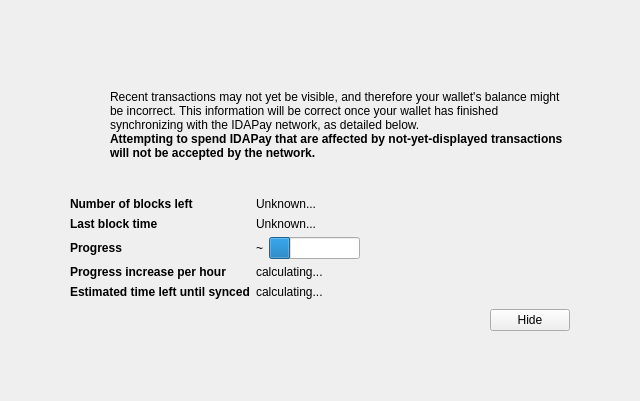
<?xml version="1.0" encoding="UTF-8"?>
<ui version="4.0">
 <class>ModalOverlay</class>
 <widget class="ModalOverlay" name="ModalOverlay">
  <property name="geometry">
   <rect>
    <x>0</x>
    <y>0</y>
    <width>640</width>
    <height>401</height>
   </rect>
  </property>
  <property name="windowTitle">
   <string>Form</string>
  </property>
  <layout class="QVBoxLayout" name="verticalLayout" stretch="0">
   <property name="sizeConstraint">
    <enum>QLayout::SetDefaultConstraint</enum>
   </property>
   <property name="leftMargin">
    <number>0</number>
   </property>
   <property name="topMargin">
    <number>0</number>
   </property>
   <property name="rightMargin">
    <number>0</number>
   </property>
   <property name="bottomMargin">
    <number>0</number>
   </property>
   <item>
    <widget class="QWidget" name="bgWidget" native="true">
     <property name="styleSheet">
      <string notr="true"/>
     </property>
     <layout class="QVBoxLayout" name="verticalLayoutMain" stretch="0">
      <property name="leftMargin">
       <number>60</number>
      </property>
      <property name="topMargin">
       <number>60</number>
      </property>
      <property name="rightMargin">
       <number>60</number>
      </property>
      <property name="bottomMargin">
       <number>60</number>
      </property>
      <item>
       <widget class="QWidget" name="contentWidget" native="true">
        <property name="styleSheet">
         <string notr="true"/>
        </property>
        <layout class="QVBoxLayout" name="verticalLayoutSub" stretch="1,0,0,0,0">
         <property name="spacing">
          <number>0</number>
         </property>
         <property name="leftMargin">
          <number>10</number>
         </property>
         <property name="topMargin">
          <number>10</number>
         </property>
         <property name="rightMargin">
          <number>10</number>
         </property>
         <property name="bottomMargin">
          <number>10</number>
         </property>
         <item>
          <layout class="QHBoxLayout" name="horizontalLayoutIconText" stretch="0,1">
           <property name="topMargin">
            <number>20</number>
           </property>
           <item>
            <layout class="QVBoxLayout" name="verticalLayoutIcon">
             <property name="leftMargin">
              <number>0</number>
             </property>
             <item>
              <widget class="QPushButton" name="warningIcon">
               <property name="enabled">
                <bool>false</bool>
               </property>
               <property name="text">
                <string/>
               </property>
               <property name="icon">
                <iconset>
                 <normaloff>:/icons/warning</normaloff>
                 <disabledoff>:/icons/warning</disabledoff>:/icons/warning</iconset>
               </property>
               <property name="iconSize">
                <size>
                 <width>48</width>
                 <height>48</height>
                </size>
               </property>
               <property name="flat">
                <bool>true</bool>
               </property>
              </widget>
             </item>
             <item>
              <spacer name="verticalSpacerWarningIcon">
               <property name="orientation">
                <enum>Qt::Vertical</enum>
               </property>
               <property name="sizeHint" stdset="0">
                <size>
                 <width>20</width>
                 <height>40</height>
                </size>
               </property>
              </spacer>
             </item>
            </layout>
           </item>
           <item>
            <layout class="QVBoxLayout" name="verticalLayoutInfoText">
             <property name="leftMargin">
              <number>0</number>
             </property>
             <property name="topMargin">
              <number>0</number>
             </property>
             <item>
              <widget class="QLabel" name="infoText">
               <property name="text">
                <string>Recent transactions may not yet be visible, and therefore your wallet's balance might be incorrect. This information will be correct once your wallet has finished synchronizing with the IDAPay network, as detailed below.</string>
               </property>
               <property name="textFormat">
                <enum>Qt::RichText</enum>
               </property>
               <property name="wordWrap">
                <bool>true</bool>
               </property>
              </widget>
             </item>
             <item>
              <widget class="QLabel" name="infoTextStrong">
               <property name="font">
                <font>
                 <weight>75</weight>
                 <bold>true</bold>
                </font>
               </property>
               <property name="text">
                <string>Attempting to spend IDAPay that are affected by not-yet-displayed transactions will not be accepted by the network.</string>
               </property>
               <property name="textFormat">
                <enum>Qt::RichText</enum>
               </property>
               <property name="wordWrap">
                <bool>true</bool>
               </property>
              </widget>
             </item>
             <item>
              <spacer name="verticalSpacerInTextSpace">
               <property name="orientation">
                <enum>Qt::Vertical</enum>
               </property>
               <property name="sizeHint" stdset="0">
                <size>
                 <width>20</width>
                 <height>40</height>
                </size>
               </property>
              </spacer>
             </item>
            </layout>
           </item>
          </layout>
         </item>
         <item>
          <spacer name="verticalSpacerAfterText">
           <property name="orientation">
            <enum>Qt::Vertical</enum>
           </property>
           <property name="sizeHint" stdset="0">
            <size>
             <width>20</width>
             <height>40</height>
            </size>
           </property>
          </spacer>
         </item>
         <item>
          <layout class="QFormLayout" name="formLayout">
           <property name="fieldGrowthPolicy">
            <enum>QFormLayout::FieldsStayAtSizeHint</enum>
           </property>
           <property name="horizontalSpacing">
            <number>6</number>
           </property>
           <property name="verticalSpacing">
            <number>6</number>
           </property>
           <property name="topMargin">
            <number>10</number>
           </property>
           <item row="0" column="0">
            <widget class="QLabel" name="labelNumberOfBlocksLeft">
             <property name="font">
              <font>
               <weight>75</weight>
               <bold>true</bold>
              </font>
             </property>
             <property name="text">
              <string>Number of blocks left</string>
             </property>
            </widget>
           </item>
           <item row="0" column="1">
            <widget class="QLabel" name="numberOfBlocksLeft">
             <property name="text">
              <string>Unknown...</string>
             </property>
            </widget>
           </item>
           <item row="1" column="0">
            <widget class="QLabel" name="labelLastBlockTime">
             <property name="font">
              <font>
               <weight>75</weight>
               <bold>true</bold>
              </font>
             </property>
             <property name="text">
              <string>Last block time</string>
             </property>
            </widget>
           </item>
           <item row="1" column="1">
            <widget class="QLabel" name="newestBlockDate">
             <property name="sizePolicy">
              <sizepolicy hsizetype="Maximum" vsizetype="Preferred">
               <horstretch>0</horstretch>
               <verstretch>0</verstretch>
              </sizepolicy>
             </property>
             <property name="text">
              <string>Unknown...</string>
             </property>
            </widget>
           </item>
           <item row="2" column="0">
            <widget class="QLabel" name="labelSyncDone">
             <property name="font">
              <font>
               <weight>75</weight>
               <bold>true</bold>
              </font>
             </property>
             <property name="text">
              <string>Progress</string>
             </property>
            </widget>
           </item>
           <item row="2" column="1">
            <layout class="QHBoxLayout" name="horizontalLayoutSync" stretch="0,1">
             <item>
              <widget class="QLabel" name="percentageProgress">
               <property name="text">
                <string>~</string>
               </property>
              </widget>
             </item>
             <item>
              <widget class="QProgressBar" name="progressBar">
               <property name="value">
                <number>24</number>
               </property>
               <property name="format">
                <string/>
               </property>
              </widget>
             </item>
            </layout>
           </item>
           <item row="4" column="0">
            <widget class="QLabel" name="labelProgressIncrease">
             <property name="font">
              <font>
               <weight>75</weight>
               <bold>true</bold>
              </font>
             </property>
             <property name="text">
              <string>Progress increase per hour</string>
             </property>
            </widget>
           </item>
           <item row="4" column="1">
            <widget class="QLabel" name="progressIncreasePerH">
             <property name="text">
              <string>calculating...</string>
             </property>
            </widget>
           </item>
           <item row="5" column="0">
            <widget class="QLabel" name="labelEstimatedTimeLeft">
             <property name="font">
              <font>
               <weight>75</weight>
               <bold>true</bold>
              </font>
             </property>
             <property name="text">
              <string>Estimated time left until synced</string>
             </property>
            </widget>
           </item>
           <item row="5" column="1">
            <widget class="QLabel" name="expectedTimeLeft">
             <property name="text">
              <string>calculating...</string>
             </property>
            </widget>
           </item>
          </layout>
         </item>
         <item>
          <layout class="QHBoxLayout" name="horizontalLayoutButtons">
           <property name="leftMargin">
            <number>10</number>
           </property>
           <property name="topMargin">
            <number>10</number>
           </property>
           <item>
            <spacer name="horizontalSpacer">
             <property name="orientation">
              <enum>Qt::Horizontal</enum>
             </property>
             <property name="sizeHint" stdset="0">
              <size>
               <width>40</width>
               <height>20</height>
              </size>
             </property>
            </spacer>
           </item>
           <item>
            <widget class="QPushButton" name="closeButton">
             <property name="text">
              <string>Hide</string>
             </property>
            </widget>
           </item>
          </layout>
         </item>
         <item>
          <layout class="QVBoxLayout" name="verticalLayout_2">
           <item>
            <spacer name="verticalSpacer">
             <property name="orientation">
              <enum>Qt::Vertical</enum>
             </property>
             <property name="sizeHint" stdset="0">
              <size>
               <width>20</width>
               <height>40</height>
              </size>
             </property>
            </spacer>
           </item>
          </layout>
         </item>
        </layout>
       </widget>
      </item>
     </layout>
    </widget>
   </item>
  </layout>
 </widget>
 <customwidgets>
  <customwidget>
   <class>ModalOverlay</class>
   <extends>QWidget</extends>
   <header>modaloverlay.h</header>
   <container>1</container>
  </customwidget>
 </customwidgets>
 <resources/>
 <connections/>
</ui>
